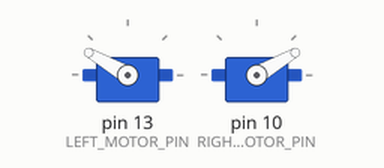
Simulated run of this sketch. Board: Arduino Mega 2560, built with avr-gcc and run on an emulated ATmega2560. On the bench: 2 × servo.

Above: at 0.1 s.
At 8.3 s:
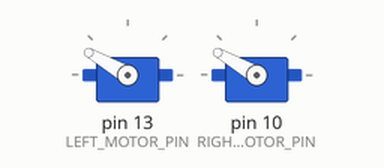
At 17.7 s:
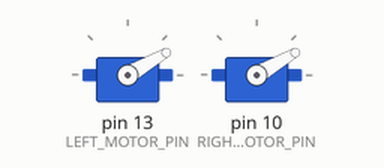
At 27.0 s:
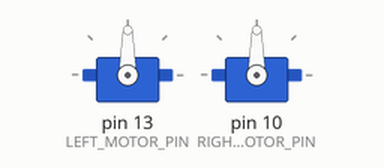
Timing chart, 0 to 28.5 s (numbered marks = the images above):
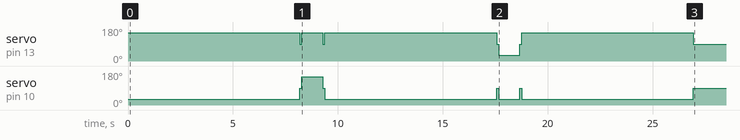

Measured:
- by itself, servo on pin 10 (RIGHT_MOTOR_PIN): 30° → 90° at 8.2 s, → 150° 0.10 s later, → 90° 1.0 s later, → 30° 0.10 s later, … (9 changes in this stretch)
- by itself, servo on pin 13 (LEFT_MOTOR_PIN): 150° → 90° at 8.2 s, → 150° 0.10 s later, → 90° 1.0 s later, → 150° 0.10 s later, … (9 changes in this stretch)

The sketch:

compass_only.ino
```cpp
#include <Wire.h>
#include <Servo.h>
#include <QMC5883LCompass.h>

// ----------------- Definitions Class ------------------------
class Definitions {
public:
    static const int LEFT_MOTOR_PIN = 13;
    static const int RIGHT_MOTOR_PIN = 10;

    static const int COMPASS_SDA_PIN = 43;
    static const int COMPASS_SCL_PIN = 32;

    static const int STOP_POSITION = 90;
    static const int SPEED = 60;
    static const int WHEEL_DIAMETER_CM = 7;
    static const int TARGET_DISTANCE_CM = 30;

    // Calculate move time for 30 cm (Pre-calculated as ~8.18 seconds)
    static const unsigned long MOVE_TIME_MS = 8180;

    static QMC5883LCompass compass;

    static void pinouts() {
        pinMode(LEFT_MOTOR_PIN, OUTPUT);
        pinMode(RIGHT_MOTOR_PIN, OUTPUT);

        Wire.begin();
        compass.init();
        compass.setCalibration(-240, 570, -690, 590, -320, 570);
    }
};

QMC5883LCompass Definitions::compass;

// ----------------- Motors Class ------------------------
class Motors {
private:
    Servo leftMotor, rightMotor;

public:
    Motors() {
        leftMotor.attach(Definitions::LEFT_MOTOR_PIN);
        rightMotor.attach(Definitions::RIGHT_MOTOR_PIN);
    }

    void moveForward() {
        leftMotor.write(Definitions::STOP_POSITION + Definitions::SPEED);
        rightMotor.write(Definitions::STOP_POSITION - Definitions::SPEED);
    }

    void stop() {
        leftMotor.write(Definitions::STOP_POSITION);
        rightMotor.write(Definitions::STOP_POSITION);
    }

    void turnLeft() {
        leftMotor.write(Definitions::STOP_POSITION - Definitions::SPEED);
        rightMotor.write(Definitions::STOP_POSITION - Definitions::SPEED);
        delay(1000);
        stop();
    }

    void turnRight() {
        leftMotor.write(Definitions::STOP_POSITION + Definitions::SPEED);
        rightMotor.write(Definitions::STOP_POSITION + Definitions::SPEED);
        delay(1000);
        stop();
    }

    void steerLeft() {
        leftMotor.write(Definitions::STOP_POSITION - Definitions::SPEED / 2);
        rightMotor.write(Definitions::STOP_POSITION - Definitions::SPEED);
        delay(200);
        stop();
    }

    void steerRight() {
        leftMotor.write(Definitions::STOP_POSITION + Definitions::SPEED);
        rightMotor.write(Definitions::STOP_POSITION + Definitions::SPEED / 2);
        delay(200);
        stop();
    }
};

// ----------------- Robot Control Class ------------------------
class Robot {
private:
    Motors motors;
    float initialCompassX, initialCompassY;
    int movementSequence[5] = {0, 1, 0, 2, 0};
    int sequenceIndex = 0;

public:
    Robot() {
        initialCompassX = Definitions::compass.getX();
        initialCompassY = Definitions::compass.getY();
    }

    void updateState() {
        if (sequenceIndex < 5) {
            int movement = movementSequence[sequenceIndex];
            switch (movement) {
                case 0:
                    moveForwardWithCompassCorrection();
                    break;
                case 1:
                    motors.turnRight();
                    adjustDirection();
                    break;
                case 2:
                    motors.turnLeft();
                    adjustDirection();
                    break;
            }
            sequenceIndex++;
        }
    }

    void moveForwardWithCompassCorrection() {
        motors.moveForward();
        delay(Definitions::MOVE_TIME_MS);
        motors.stop();
        adjustDirection();
    }

    void adjustDirection() {
        float currentCompassX = Definitions::compass.getX();
        float currentCompassY = Definitions::compass.getY();

        float initialAngle = atan2(initialCompassY, initialCompassX) * (180.0 / PI);
        float currentAngle = atan2(currentCompassY, currentCompassX) * (180.0 / PI);

        if (currentAngle < initialAngle - 5) {
            motors.steerRight();
        } else if (currentAngle > initialAngle + 5) {
            motors.steerLeft();
        }
    }
};

// ------------------ Main Control ---------------------
Robot robot;

void setup() {
    Serial.begin(9600);
    Definitions::pinouts();
}

void loop() {
    robot.updateState();
    delay(100);
}
```
